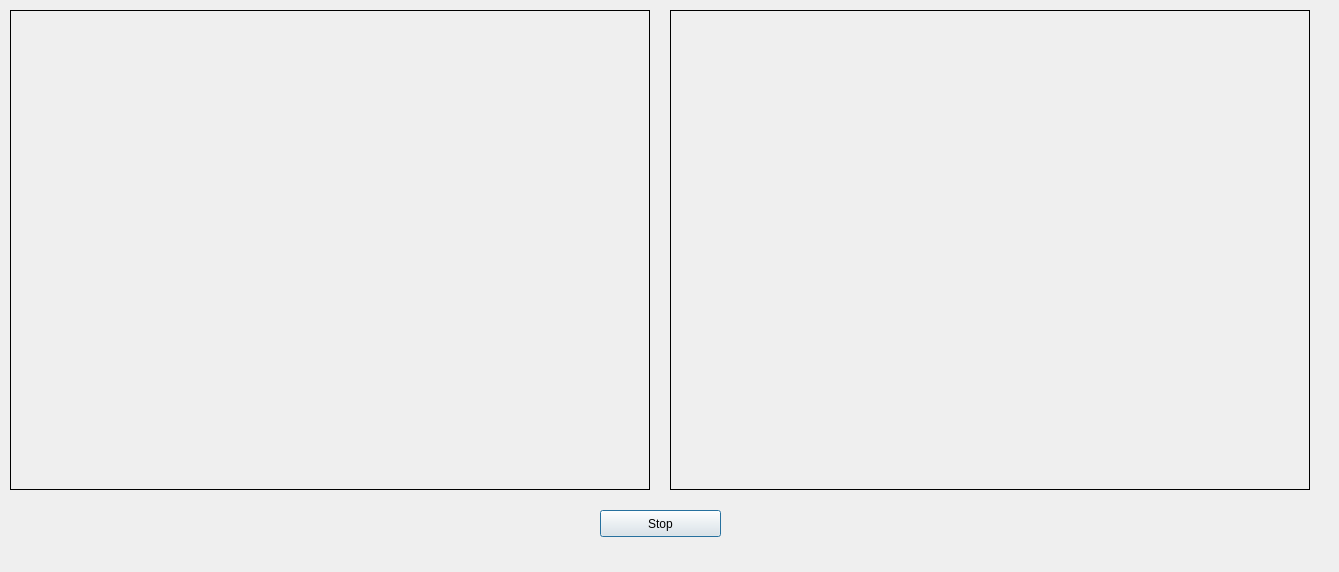
<?xml version="1.0" encoding="UTF-8"?>
<ui version="4.0">
 <class>Dialog</class>
 <widget class="QDialog" name="Dialog">
  <property name="geometry">
   <rect>
    <x>0</x>
    <y>0</y>
    <width>1339</width>
    <height>572</height>
   </rect>
  </property>
  <property name="windowTitle">
   <string>Dialog</string>
  </property>
  <widget class="QLabel" name="lblInputVideo">
   <property name="geometry">
    <rect>
     <x>10</x>
     <y>10</y>
     <width>640</width>
     <height>480</height>
    </rect>
   </property>
   <property name="autoFillBackground">
    <bool>true</bool>
   </property>
   <property name="frameShape">
    <enum>QFrame::Box</enum>
   </property>
   <property name="midLineWidth">
    <number>0</number>
   </property>
   <property name="text">
    <string/>
   </property>
  </widget>
  <widget class="QLabel" name="lblOuputVideo">
   <property name="geometry">
    <rect>
     <x>670</x>
     <y>10</y>
     <width>640</width>
     <height>480</height>
    </rect>
   </property>
   <property name="autoFillBackground">
    <bool>true</bool>
   </property>
   <property name="frameShape">
    <enum>QFrame::Box</enum>
   </property>
   <property name="text">
    <string/>
   </property>
  </widget>
  <widget class="QPushButton" name="pushButton_Track">
   <property name="geometry">
    <rect>
     <x>600</x>
     <y>510</y>
     <width>121</width>
     <height>27</height>
    </rect>
   </property>
   <property name="text">
    <string>Stop</string>
   </property>
  </widget>
 </widget>
 <layoutdefault spacing="6" margin="11"/>
 <resources/>
 <connections/>
</ui>
